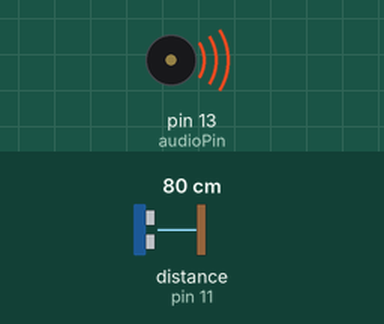
Simulated run of this sketch. Board: Arduino Uno, built with avr-gcc and run on an emulated ATmega328P. Parts: buzzer (waves = sounding). Wiring (inferred from the names in the program): ultrasonic range finder: trigger pin 12; echo pin 11. The inputs (shaded band) are chosen by the test bench; at power-on: distance to the obstacle (sensor on pin 11) 80 cm. The echo pulse lasts 58.3 µs per cm.

Above: at 0.1 s.
At 2.2 s:
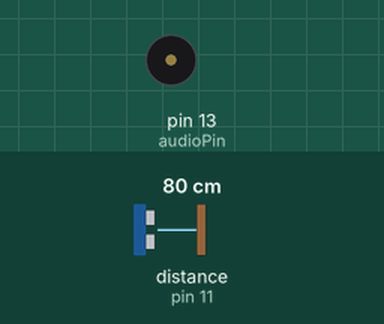
Timing chart, 0 to 3.7 s (numbered marks = the images above):
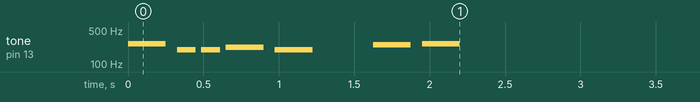

The sketch:

Theremino.ino
```cpp
/*
 DIstanza

*/
#include "pitches.h"

const int signalPin = 12;
const int echoPin = 11;
const int audioPin = 13;

unsigned long pulseTime = 0;                    // stores the pulse in Micro Seconds
unsigned long distance = 0;                     // variable for storing the distance (cm) we'll use distance as a switch for the speaker
unsigned long soundDelay = 0;
const long baud = 9600;


void setup()
{
  Serial.begin(baud);

  pinMode(audioPin, OUTPUT);                  // sets pin 6 as output
  pinMode(signalPin, OUTPUT);                     // set init pin 3 as output
  pinMode(echoPin, INPUT);                      // set echo pin 2 as input

  PlayMelody();

}

void loop()
{
  digitalWrite(signalPin, HIGH);                  // send 10 microsecond pulse
  delayMicroseconds(10);                        // wait 10 microseconds before turning off
  digitalWrite(signalPin, LOW);                   // stop sending the pulse
  pulseTime = pulseIn(echoPin, HIGH);           // Look for a return pulse, it should be high as the pulse goes low-high-low
  distance = pulseTime/58;                      // convert the pulse into distance (cm)
  soundDelay = pulseTime/3;                     // alter this variable to alter the pitch of the sound emitted

  // make the sound.
  // check the distance, if over 30cm make no sound
  //if (distance < 30) {
  digitalWrite(audioPin, HIGH);
  delayMicroseconds(soundDelay);
  digitalWrite(audioPin, LOW);
  delayMicroseconds(soundDelay);
// }
 }


void PlayMelody()
{

  int melody[] = {NOTE_C4,NOTE_G3,NOTE_G3,NOTE_A3,NOTE_G3,0,NOTE_B3,NOTE_C4};
  int noteDurations[] = {4,8,8,4,4,4,4,4};
  for (byte Note = 0; Note < 8; Note++)
  {
    int noteDuration = 1000/noteDurations[Note];
    tone(audioPin,melody[Note],noteDuration);
    int pauseBetweenNotes = noteDuration * 1.30;
    delay(pauseBetweenNotes);
  }
}
void beep(){
   tone(audioPin,NOTE_C7,100);

}

void beeperr(){

   tone(audioPin,NOTE_B3, 200);
   delay(29);
   tone(audioPin,NOTE_C4,200);
   delay(29);
   tone(audioPin,NOTE_B3,200);
}
```

pitches.h
```cpp
 #define NOTE_B0  31
 #define NOTE_C1  33
 #define NOTE_CS1 35
 #define NOTE_D1  37
 #define NOTE_DS1 39
 #define NOTE_E1  41
 #define NOTE_F1  44
 #define NOTE_FS1 46
 #define NOTE_G1  49
 #define NOTE_GS1 52
 #define NOTE_A1  55
 #define NOTE_AS1 58
 #define NOTE_B1  62
 #define NOTE_C2  65
 #define NOTE_CS2 69
 #define NOTE_D2  73
 #define NOTE_DS2 78
 #define NOTE_E2  82
 #define NOTE_F2  87
 #define NOTE_FS2 93
 #define NOTE_G2  98
 #define NOTE_GS2 104
 #define NOTE_A2  110
 #define NOTE_AS2 117
 #define NOTE_B2  123
 #define NOTE_C3  131
 #define NOTE_CS3 139
 #define NOTE_D3  147
 #define NOTE_DS3 156
 #define NOTE_E3  165
 #define NOTE_F3  175
 #define NOTE_FS3 185
 #define NOTE_G3  196
 #define NOTE_GS3 208
 #define NOTE_A3  220
 #define NOTE_AS3 233
 #define NOTE_B3  247
 #define NOTE_C4  262
 #define NOTE_CS4 277
 #define NOTE_D4  294
 #define NOTE_DS4 311
 #define NOTE_E4  330
 #define NOTE_F4  349
 #define NOTE_FS4 370
 #define NOTE_G4  392
 #define NOTE_GS4 415
 #define NOTE_A4  440
 #define NOTE_AS4 466
 #define NOTE_B4  494
 #define NOTE_C5  523
 #define NOTE_CS5 554
 #define NOTE_D5  587
 #define NOTE_DS5 622
 #define NOTE_E5  659
 #define NOTE_F5  698
 #define NOTE_FS5 740
 #define NOTE_G5  784
 #define NOTE_GS5 831
 #define NOTE_A5  880
 #define NOTE_AS5 932
 #define NOTE_B5  988
 #define NOTE_C6  1047
 #define NOTE_CS6 1109
 #define NOTE_D6  1175
 #define NOTE_DS6 1245
 #define NOTE_E6  1319
 #define NOTE_F6  1397
 #define NOTE_FS6 1480
 #define NOTE_G6  1568
 #define NOTE_GS6 1661
 #define NOTE_A6  1760
 #define NOTE_AS6 1865
 #define NOTE_B6  1976
 #define NOTE_C7  2093
 #define NOTE_CS7 2217
 #define NOTE_D7  2349
 #define NOTE_DS7 2489
 #define NOTE_E7  2637
 #define NOTE_F7  2794
 #define NOTE_FS7 2960
 #define NOTE_G7  3136
 #define NOTE_GS7 3322
 #define NOTE_A7  3520
 #define NOTE_AS7 3729
 #define NOTE_B7  3951
 #define NOTE_C8  4186
 #define NOTE_CS8 4435
 #define NOTE_D8  4699
 #define NOTE_DS8 4978
```
